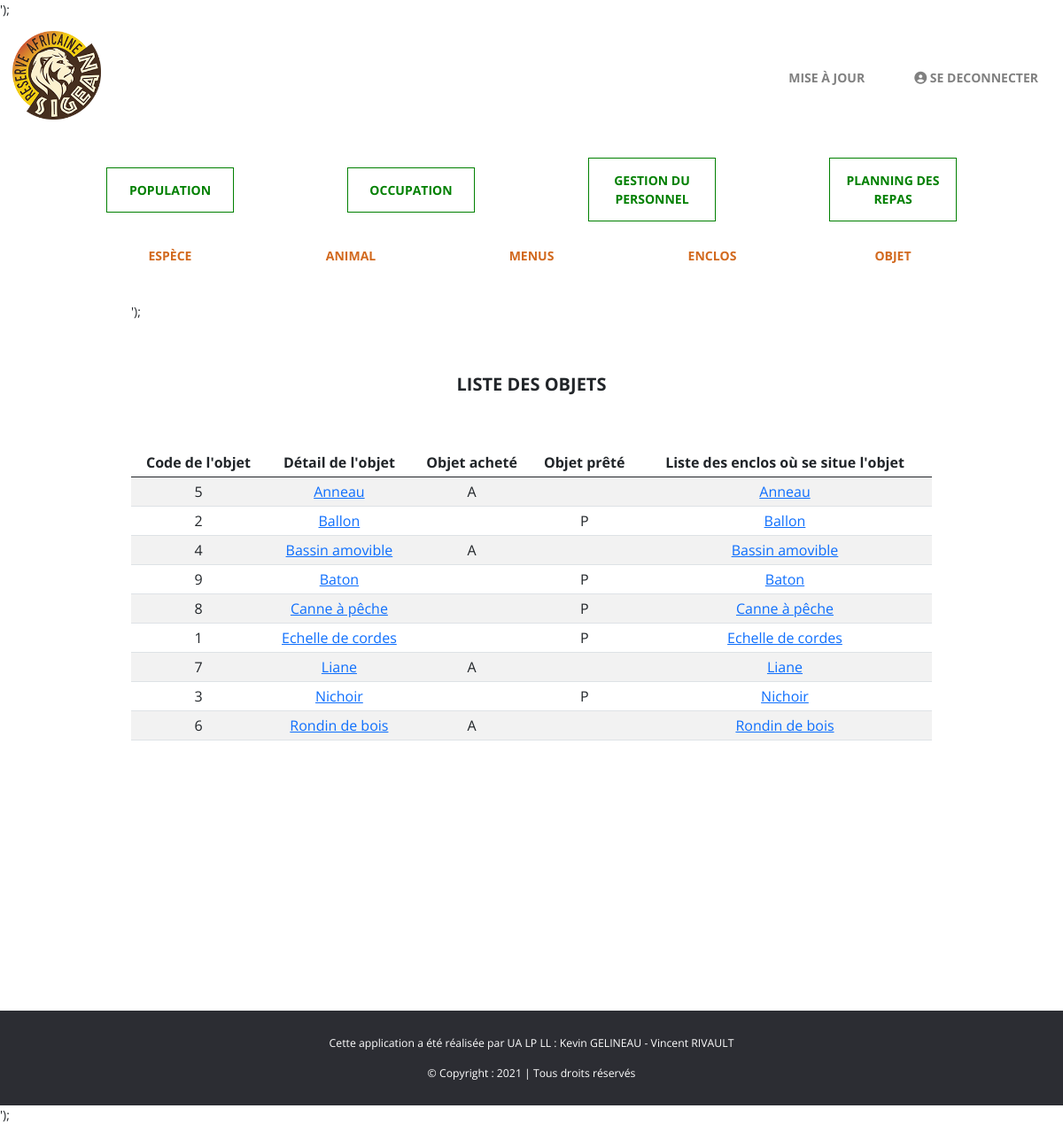
The app's page /index.php?controller=Objet&action=display (signed in) with its own data.
### tables this page shows
CREATE TABLE IF NOT EXISTS `objet` (
  `code_objet` int NOT NULL AUTO_INCREMENT,
  `nom_objet` varchar(50) DEFAULT NULL,
  PRIMARY KEY (`code_objet`)
);

### Controller/ObjetController.php (called while the page is built, shortened)
<?php
include 'Config/config.php';
include 'Model/' . $classObjet . 'Model.php';
include 'View/' . $classObjet . 'View.php';
class ObjetController extends Controller {
    public function __construct() {
        include 'Config/config.php';
        $this->view = new $classView();
        $this->model = new $classModel();
    }
    public function display() {
        $listeObjets = $this->model->getListeObjets();
        $this->view->displayListeObjets($listeObjets);
    }
}

### index.php (called while the page is built, shortened)
<?php
include 'Config/config.php';
include 'Model/Model.php';
include 'View/View.php';
function extractParameters() {
    include 'Config/config.php';
    if (isset($_GET['controller'])) {
        $controller = ucfirst($_GET['controller']) . "Controller";
    } else {
        $controller = '' . $classAccueil . 'Controller';
    }
    if (isset($_GET['action'])) {
        $action = $_GET['action'];
    } else {
        $action = 'displayAccueil';
    }
    return (['controller' => $controller, 'action' => $action]);
}
$paramGet = extractParameters();
$action = $paramGet['action'];
$controller = new $controller();
$controller->$action();

### Model/Model.php (called while the page is built, shortened)
<?php
$server = $_SERVER['HTTP_HOST'];
if ($server == 'localhost') {
    abstract class Model
{
    public function __construct()
    {
        try {
            $this->connexion = new PDO("mysql:host=" . self::SERVER . ";dbname="
            . self::BASE, self::USER, self::PASSWORD);
        } catch (Exception $e) {
            echo 'Erreur : ' . $e->getMessage();
        }
    }
}
}

### Config/config.php (called while the page is built, shortened)
<?php
$classObjet = "Objet";
$tableObjet = "objet";
$tableObjet_achete = "objet_achete";
$tableObjet_prete = "objet_prete";

### Model/ObjetModel.php (called while the page is built, shortened)
<?php
class ObjetModel extends Model {
    public function getListeObjets() {
        include 'Config/config.php';
        $requete = "SELECT $tableObjet.code_objet, nom_objet,
        IF ((SELECT COUNT(*) FROM $tableObjet_achete WHERE $tableObjet_achete.code_objet = $tableObjet.code_objet) = 0, '', 'A') AS achete,
        IF ((SELECT COUNT(*) FROM $tableObjet_prete WHERE $tableObjet_prete.code_objet = $tableObjet.code_objet) = 0, '', 'P') AS prete
        FROM $tableObjet
        ORDER BY nom_objet";
        $resultat = $this->connexion->query($requete);
        $listeObjets = $resultat->fetchAll(PDO::FETCH_ASSOC);
        return $listeObjets;
    }
}

### View/ObjetView.php (the view, shortened to what this page needs)
<?php
class ObjetView extends View {
    public function displayListeObjets($listeObjets) {
        include 'Config/config.php';
        $this->page .=
            '<h2>Liste des objets</h2>
            <table id="tableUser" class="table table-striped mb-0 text-center">
                <thead class="thead-dark">
                    <tr>
                        <th scope="col">Code de l\'objet</th>
                        <th scope="col">Détail de l\'objet</th>
                        <th scope="col">Objet acheté</th>
                        <th scope="col">Objet prêté</th>
                        <th>Liste des enclos où se situe l\'objet</th>
                        ';
            $this->page .=
                    '</tr>
                        </thead>
                        <tbody>
                    <tr>';
        foreach ($listeObjets as $key) {
            $this->page .=
                        '<td>' . $key['code_objet'] . '</td>
                        <td><a href="index.php?controller=' . $classObjet . '&action=displayObjet&id=' . $key['code_objet'] . '">' . $key['nom_objet'] . '</a></td>
                        <td>' . $key['achete'] . '</td>
                        <td>' . $key['prete'] . '</td>
                        <td><a href="index.php?controller=' . $classObjet . '&action=displayListeEnclosObjet&id=' . $key['code_objet'] . '">' . $key['nom_objet'] . '</a></td>
                    </tr>';
        }
            $this->page .=
                        '</tbody>
            </table>';
    }
}

### bibliotheques/css/style.css (style rules this page uses)
* { box-sizing: border-box; margin: 0; padding: 0; }
html { font-size: 62.5%; padding: 0; margin: 0; height: 100%; scroll-behavior: smooth; }
body { font-family: 'Open Sans', 'Poppins', 'Roboto', sans-serif; font-size: 1.4em; margin: 0 auto; padding: 0; text-align: justify; width: 100%; height: 100%; position: relative; }
h1 { text-align: center; }
#container { width: 80%; margin: 0 auto; padding: 0 2em; min-height: 100%; position: relative; }
.flexBetween { display: flex; justify-content: space-between; align-items: center; }
.flexBetweenWrap { display: flex; justify-content: space-between; align-items: center; flex-wrap: wrap; }
.flexStart { display: flex; justify-content: flex-start; align-items: center; }
.flexEnd { display: flex; justify-content: flex-end; align-items: center; }
.navMenu { width: 80%; padding: 1em 0; margin: 0 auto; }
nav ul { width: 100%; padding: 0; }
nav ul li { list-style-type: none; margin: 1em; }
#acc { background-color: #2c2d33; color: #ffffff; font-weight: bold; text-decoration: none; }
#menuPrincipal { list-style: none; padding: 0; margin: 0; }
#menuParc { list-style: none; padding: 0; margin-bottom: 1em; }
main { width: 100%; }
main h2 { text-align: center; text-transform: uppercase; font-weight: bold; margin: 3em 0; }
footer { width: 100%; background-color: #2c2d33; color: white; padding: 2em 0; position: relative; }
footer p { text-align: center; }
#licence { display: block; color: white; text-align: center; line-height: normal; margin: 0 auto; }
#licence p { padding: 0; margin: 0; color: white; }

### records on screen
objet: code_objet "5", nom_objet "Anneau"
objet: code_objet "2", nom_objet "Ballon"
objet: code_objet "4", nom_objet "Bassin amovible"
objet: code_objet "9", nom_objet "Baton"
objet: code_objet "8", nom_objet "Canne à pêche"
objet: code_objet "1", nom_objet "Echelle de cordes"
objet: code_objet "7", nom_objet "Liane"
objet: code_objet "3", nom_objet "Nichoir"
objet: code_objet "6", nom_objet "Rondin de bois"

### other values on screen
$key['achete'] "A A A A"
$key['prete'] "P P P P P"
